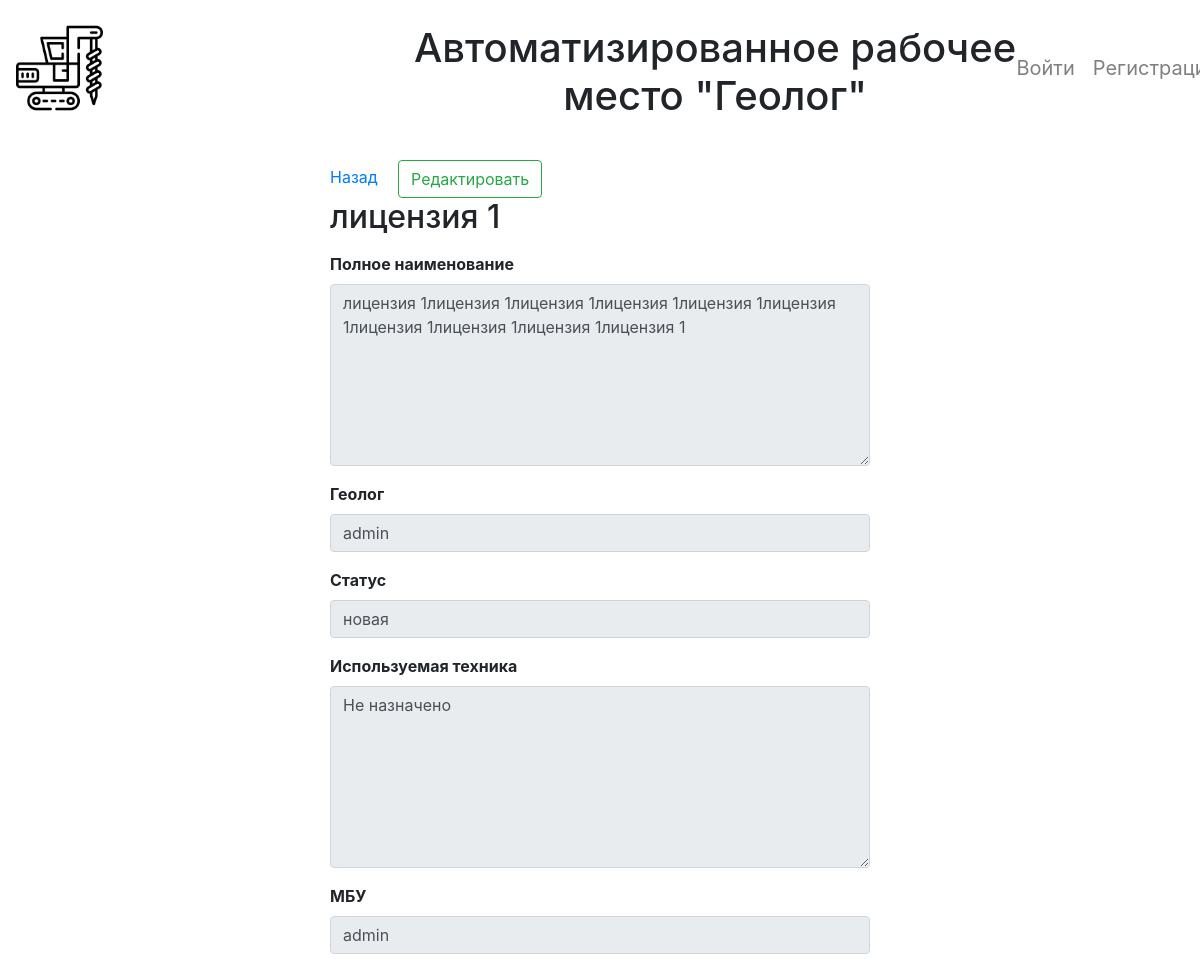
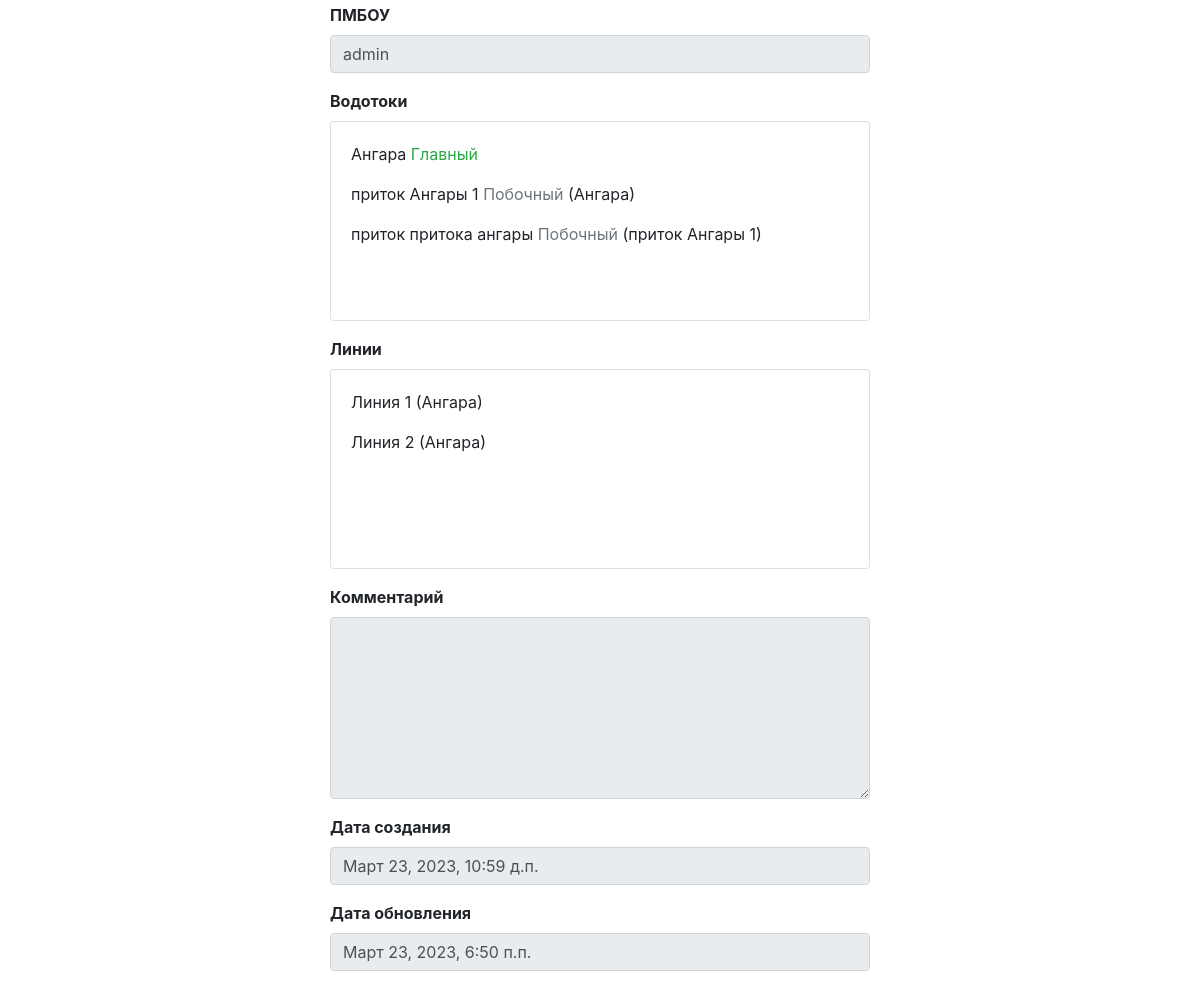
/objects/1, run on the app's committed database (2 pictures, top to bottom).
### main/models.py (models this page shows, shortened)
class License(models.Model):
    short_name = models.CharField("Наименование", max_length=255)
    name = models.TextField("Полное наименование")
    geologist = models.ForeignKey(CustomUser, related_name='geologist_id', on_delete=models.SET_NULL, verbose_name="Геолог", null=True)
    status = models.ForeignKey(LicenseStatus, on_delete=models.CASCADE, verbose_name="Статус")
    used_enginery = models.TextField("Используемая техника", null=True, default="Не назначено")
    mbu = models.ForeignKey(CustomUser, related_name='mbu_id', on_delete=models.SET_NULL, verbose_name="МБУ", null=True)
    pmbou = models.ForeignKey(CustomUser, related_name='pmbou_id', on_delete=models.SET_NULL, verbose_name="ПМБУ", null=True)
    watercourses = models.ManyToManyField(WaterCourse, through='LicenseWaterCourse', through_fields=('license', 'watercourse'), verbose_name="Водотоки", blank=True)
    lines = models.ManyToManyField(Line, through='LineLicenseWaterCourse', through_fields=('license', 'line'), verbose_name="Водотоки", blank=True)
    comment = models.TextField("Комментарий", null=True, blank=True)
    created_at = models.DateTimeField("Дата создания", auto_now_add=True)
    updated_at = models.DateTimeField("Дата обновления", auto_now=True)
    class Meta:
        verbose_name = "Лицензия"
        verbose_name_plural = "Лицензии"

class CustomUser(AbstractBaseUser):
    username = models.CharField("Логин пользователя", max_length=50, unique=True)
    first_name = models.CharField("Имя", max_length=50)
    last_name = models.CharField("Фамилия", max_length=50)
    patronymic = models.CharField("Отчество", max_length=50, default="нет")
    team = models.ForeignKey(Team, verbose_name="Номер бригады", on_delete=models.CASCADE, null=True)
    phone_number = models.CharField("Номер телефона", max_length=50, default="Не указано")
    email = models.EmailField(verbose_name="Email", max_length=255, unique=True, blank=True, null=True)
    role = models.ForeignKey(Role, on_delete=models.CASCADE, verbose_name="Должность")
    is_active = models.BooleanField(default=True)
    is_admin = models.BooleanField(default=False)
    objects = CustomUserManager()
    created_at = models.DateTimeField("Дата создания", auto_now_add=True)
    updated_at = models.DateTimeField("Дата обновления", auto_now=True)
    USERNAME_FIELD = 'username'
    REQUIRED_FIELDS = ['password']
    def __str__(self):
        return self.username
    class Meta:
        verbose_name = "Пользователь"
        verbose_name_plural = "Пользователи"

class LicenseStatus(models.Model):
    name = models.CharField("Наименование", max_length=255)
    created_at = models.DateTimeField("Дата создания", auto_now_add=True)
    updated_at = models.DateTimeField("Дата обновления", auto_now=True)
    def __str__(self):
        return self.name
    class Meta:
        verbose_name = "Статус лицензии"
        verbose_name_plural = "Статусы лицензий"

class LicenseWaterCourse(models.Model):
    watercourse = models.ForeignKey(WaterCourse, on_delete=models.SET_NULL, null=True, verbose_name="Водоток")
    license = models.ForeignKey(License, on_delete=models.CASCADE, verbose_name="Лицензия")
    parent_watercourse = models.ForeignKey(WaterCourse, on_delete=models.SET_NULL, null=True, verbose_name="Главный водоток", related_name="parent_watercourse")
    is_primary = models.IntegerField(default=WaterCourseType.PRIMARY, choices=WaterCourseType.choices)

class WaterCourse(models.Model):
    name = models.CharField("Наименование", max_length=255)
    created_at = models.DateTimeField("Дата создания", auto_now_add=True)
    updated_at = models.DateTimeField("Дата обновления", auto_now=True)
    class Meta:
        verbose_name = "Водоток"
        verbose_name_plural = "Водотоки"

class LineLicenseWaterCourse(models.Model):
    line = models.ForeignKey(Line, on_delete=models.SET_NULL, null=True, verbose_name="Линия")
    license = models.ForeignKey(License, on_delete=models.CASCADE, verbose_name="Лицензия")
    watercourse = models.ForeignKey(WaterCourse, on_delete=models.SET_NULL, null=True, verbose_name="Водоток")

class Line(models.Model):
    name = models.CharField("Наименование", max_length=50)
    class Meta:
        verbose_name = "Линия"
        verbose_name_plural = "Линии"

### main/views.py (the view)
# urls.py: path('objects/<int:pk>', views.ObjectDetailView.as_view(), name='objects_detail'),
class ObjectDetailView(DetailView):
    template_name = "main/objects/index.html"
    model = models.License
    queryset = models.License.objects.all()
    def get_context_data(self, **kwargs):
        context = super().get_context_data(**kwargs)
        context['lines'] = models.LineLicenseWaterCourse.objects.filter(license=self.get_object()).all()
        context['watercourses'] = models.LicenseWaterCourse.objects.filter(license=self.get_object()).all()
        return context

### templates/main/objects/index.html (shortened to what this page needs)
{% extends "layout.html" %}
{% block content %}
    <div class="col-12">
        <div class="row justify-content-center">
            <div class="col-md-6">
                <div class="form-group">
                    <a href="/main_menu?target=objects">Назад</a>
                    <a href="/objects/edit/{{ object.id }}" class="ml-3 btn btn-outline-success">Редактировать</a>
                    <h2>{{ object.short_name }}</h2>
                </div>
                <div class="form-group">
                    <label for="name" class="font-weight-bold">Полное наименование</label>
                    <textarea type="text" class="form-control" readonly id="name" rows="7">{{ object.name }}</textarea>
                </div>
                <div class="form-group">
                    <label for="geologist" class="font-weight-bold">Геолог</label>
                    <input type="text" class="form-control" readonly id="geologist" value="{{ object.geologist }}">
                </div>
                <div class="form-group">
                    <label for="status" class="font-weight-bold">Статус</label>
                    <input type="text" class="form-control" readonly id="status" value="{{ object.status }}">
                </div>
                <div class="form-group">
                    <label for="used_enginery" class="font-weight-bold">Используемая техника</label>
                    <textarea type="text" class="form-control" readonly id="used_enginery" rows="7">{{ object.used_enginery }}</textarea>
                </div>
                <div class="form-group">
                    <label for="mbu" class="font-weight-bold">МБУ</label>
                    <input type="text" class="form-control" readonly id="mbu" value="{{ object.mbu }}">
                </div>
                <div class="form-group">
                    <label for="pmbou" class="font-weight-bold">ПМБОУ</label>
                    <input type="text" class="form-control" readonly id="pmbou" value="{{ object.pmbou }}">
                </div>
                <div class="form-group">
                    <label for="watercourses" class="font-weight-bold">Водотоки</label>
                    <div id="watercourses" class="card card-body" style="overflow-y: scroll; height:200px;">
                        {% for watercourse in watercourses %}
                            {% if watercourse.is_primary == 0 %}
                                <p>{{ watercourse.watercourse.name }} <span class="text-success">Главный</span></p>
                            {% else %}
                                <p>
                                    {{ watercourse.watercourse.name }}
                                    <span class="text-secondary">Побочный</span>
                                    {% if watercourse.parent_watercourse %}
                                        ({{ watercourse.parent_watercourse.name }})
                                    {% endif %}
                                </p>
                            {% endif %}
                        {% endfor %}
                    </div>
                </div>
                <div class="form-group">
                    <label for="lines" class="font-weight-bold">Линии</label>
                    <div id="watercourses" class="card card-body" style="overflow-y: scroll; height:200px;">
                        {% for line in lines %}
                            <p>{{ line.line.name }} ({{line.watercourse.name}})</p>
                        {% endfor %}
                    </div>
                </div>
                <div class="form-group">
                    <label for="comment" class="font-weight-bold">Комментарий</label>
                    <textarea type="text" class="form-control" readonly id="comment" rows="7">{{ object.comment }}</textarea>
                </div>
                <div class="form-group">
                    <label for="created_at" class="font-weight-bold">Дата создания</label>
                    <input type="text" class="form-control" readonly id="created_at" value="{{ object.created_at }}">
                </div>
                <div class="form-group">
                    <label for="updated_at" class="font-weight-bold">Дата обновления</label>
                    <input type="text" class="form-control" readonly id="updated_at" value="{{ object.updated_at }}">
                </div>
            </div>
        </div>
    </div>
{% endblock %}

### data on the page
License: short_name "лицензия 1", name "лицензия 1лицензия 1лицензия 1лицензия 1лицензия 1лицензия 1лицензия 1лицензия 1лицензия 1лицензия 1", geologist "admin", status "новая", used_enginery "Не назначено", mbu "admin", pmbou "admin", created_at "Март 23, 2023, 10:59 д.п.", updated_at "Март 23, 2023, 6:50 п.п."
LicenseWaterCourse: watercourse.name "Ангара"
LicenseWaterCourse: watercourse.name "приток Ангары 1", parent_watercourse.name "Ангара"
LicenseWaterCourse: watercourse.name "приток притока ангары", parent_watercourse.name "приток Ангары 1"
LineLicenseWaterCourse: line.name "Линия 1", watercourse.name "Ангара"
LineLicenseWaterCourse: line.name "Линия 2", watercourse.name "Ангара"
